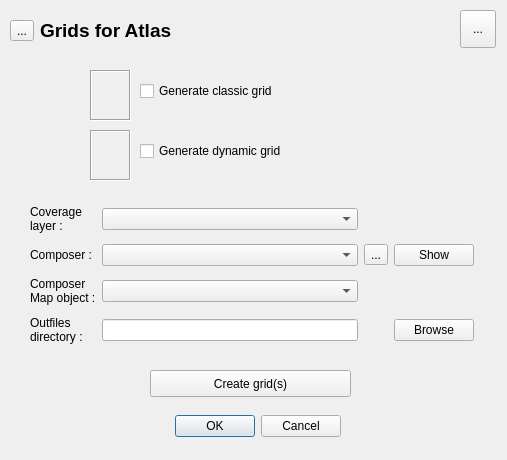
<?xml version="1.0" encoding="UTF-8"?>
<ui version="4.0">
 <class>SynoptiquesAtlas</class>
 <widget class="QDialog" name="SynoptiquesAtlas">
  <property name="windowModality">
   <enum>Qt::NonModal</enum>
  </property>
  <property name="geometry">
   <rect>
    <x>0</x>
    <y>0</y>
    <width>507</width>
    <height>460</height>
   </rect>
  </property>
  <property name="focusPolicy">
   <enum>Qt::NoFocus</enum>
  </property>
  <property name="windowTitle">
   <string>Grids for Atlas</string>
  </property>
  <widget class="QDialogButtonBox" name="buttonBox">
   <property name="geometry">
    <rect>
     <x>0</x>
     <y>410</y>
     <width>341</width>
     <height>32</height>
    </rect>
   </property>
   <property name="orientation">
    <enum>Qt::Horizontal</enum>
   </property>
   <property name="standardButtons">
    <set>QDialogButtonBox::Cancel|QDialogButtonBox::Ok</set>
   </property>
  </widget>
  <widget class="QLabel" name="lblGrille">
   <property name="geometry">
    <rect>
     <x>90</x>
     <y>70</y>
     <width>41</width>
     <height>51</height>
    </rect>
   </property>
   <property name="frameShape">
    <enum>QFrame::Box</enum>
   </property>
   <property name="frameShadow">
    <enum>QFrame::Sunken</enum>
   </property>
   <property name="lineWidth">
    <number>1</number>
   </property>
   <property name="midLineWidth">
    <number>0</number>
   </property>
   <property name="text">
    <string/>
   </property>
   <property name="pixmap">
    <pixmap resource="resources.qrc">:/plugins/gridsforatlas_qgis3/grille.png</pixmap>
   </property>
   <property name="scaledContents">
    <bool>true</bool>
   </property>
  </widget>
  <widget class="QWidget" name="gridLayoutWidget">
   <property name="geometry">
    <rect>
     <x>30</x>
     <y>200</y>
     <width>444</width>
     <height>150</height>
    </rect>
   </property>
   <layout class="QGridLayout" name="gridLayout">
    <item row="1" column="2">
     <widget class="QComboBox" name="cbbComp"/>
    </item>
    <item row="1" column="0">
     <widget class="QLabel" name="lblComp">
      <property name="text">
       <string>Composer :</string>
      </property>
     </widget>
    </item>
    <item row="4" column="2">
     <widget class="QLineEdit" name="lieOutDir">
      <property name="text">
       <string/>
      </property>
     </widget>
    </item>
    <item row="4" column="0">
     <widget class="QLabel" name="lblOutDir">
      <property name="text">
       <string>Outfiles
directory :</string>
      </property>
     </widget>
    </item>
    <item row="1" column="3">
     <widget class="QToolButton" name="btnUpdate">
      <property name="text">
       <string>...</string>
      </property>
      <property name="icon">
       <iconset resource="resources.qrc">
        <normaloff>:/plugins/gridsforatlas_qgis3/refresh.png</normaloff>:/plugins/gridsforatlas_qgis3/refresh.png</iconset>
      </property>
     </widget>
    </item>
    <item row="1" column="4">
     <widget class="QPushButton" name="btnShow">
      <property name="text">
       <string>Show</string>
      </property>
     </widget>
    </item>
    <item row="4" column="4">
     <widget class="QPushButton" name="btnBrowse">
      <property name="text">
       <string>Browse</string>
      </property>
     </widget>
    </item>
    <item row="0" column="0">
     <widget class="QLabel" name="lblInLayer">
      <property name="text">
       <string>Coverage
layer :</string>
      </property>
     </widget>
    </item>
    <item row="0" column="2">
     <widget class="QComboBox" name="cbbInLayer"/>
    </item>
    <item row="2" column="0">
     <widget class="QLabel" name="lblMap">
      <property name="text">
       <string>Composer
Map object :</string>
      </property>
     </widget>
    </item>
    <item row="2" column="2">
     <widget class="QComboBox" name="cbbMap"/>
    </item>
   </layout>
  </widget>
  <widget class="QPushButton" name="btnCreerSyno">
   <property name="geometry">
    <rect>
     <x>150</x>
     <y>370</y>
     <width>201</width>
     <height>27</height>
    </rect>
   </property>
   <property name="text">
    <string>Create grid(s)</string>
   </property>
  </widget>
  <widget class="QCheckBox" name="chkGrille">
   <property name="geometry">
    <rect>
     <x>140</x>
     <y>80</y>
     <width>211</width>
     <height>22</height>
    </rect>
   </property>
   <property name="text">
    <string>Generate classic grid</string>
   </property>
  </widget>
  <widget class="QCheckBox" name="chkDyn">
   <property name="geometry">
    <rect>
     <x>140</x>
     <y>140</y>
     <width>251</width>
     <height>22</height>
    </rect>
   </property>
   <property name="text">
    <string>Generate dynamic grid</string>
   </property>
  </widget>
  <widget class="QLabel" name="lblDyn">
   <property name="geometry">
    <rect>
     <x>90</x>
     <y>130</y>
     <width>41</width>
     <height>51</height>
    </rect>
   </property>
   <property name="frameShape">
    <enum>QFrame::Box</enum>
   </property>
   <property name="frameShadow">
    <enum>QFrame::Sunken</enum>
   </property>
   <property name="lineWidth">
    <number>1</number>
   </property>
   <property name="midLineWidth">
    <number>0</number>
   </property>
   <property name="text">
    <string/>
   </property>
   <property name="pixmap">
    <pixmap resource="resources.qrc">:/plugins/gridsforatlas_qgis3/grille_dyn.png</pixmap>
   </property>
   <property name="scaledContents">
    <bool>true</bool>
   </property>
  </widget>
  <widget class="QWidget" name="horizontalLayoutWidget">
   <property name="geometry">
    <rect>
     <x>10</x>
     <y>0</y>
     <width>371</width>
     <height>61</height>
    </rect>
   </property>
   <layout class="QHBoxLayout" name="horizontalLayout">
    <item>
     <widget class="QToolButton" name="aboutButton">
      <property name="enabled">
       <bool>true</bool>
      </property>
      <property name="sizePolicy">
       <sizepolicy hsizetype="Fixed" vsizetype="Fixed">
        <horstretch>0</horstretch>
        <verstretch>0</verstretch>
       </sizepolicy>
      </property>
      <property name="sizeIncrement">
       <size>
        <width>0</width>
        <height>0</height>
       </size>
      </property>
      <property name="focusPolicy">
       <enum>Qt::NoFocus</enum>
      </property>
      <property name="text">
       <string>...</string>
      </property>
      <property name="icon">
       <iconset resource="resources.qrc">
        <normaloff>:/plugins/gridsforatlas_qgis3/icon.png</normaloff>:/plugins/gridsforatlas_qgis3/icon.png</iconset>
      </property>
      <property name="iconSize">
       <size>
        <width>30</width>
        <height>30</height>
       </size>
      </property>
     </widget>
    </item>
    <item>
     <widget class="QLabel" name="lblEntete">
      <property name="font">
       <font>
        <pointsize>14</pointsize>
        <weight>75</weight>
        <italic>false</italic>
        <bold>true</bold>
       </font>
      </property>
      <property name="text">
       <string>Grids for Atlas</string>
      </property>
      <property name="textFormat">
       <enum>Qt::AutoText</enum>
      </property>
     </widget>
    </item>
   </layout>
  </widget>
  <widget class="QToolButton" name="helpButton">
   <property name="enabled">
    <bool>true</bool>
   </property>
   <property name="geometry">
    <rect>
     <x>460</x>
     <y>10</y>
     <width>36</width>
     <height>38</height>
    </rect>
   </property>
   <property name="sizePolicy">
    <sizepolicy hsizetype="Fixed" vsizetype="Fixed">
     <horstretch>0</horstretch>
     <verstretch>0</verstretch>
    </sizepolicy>
   </property>
   <property name="sizeIncrement">
    <size>
     <width>0</width>
     <height>0</height>
    </size>
   </property>
   <property name="focusPolicy">
    <enum>Qt::NoFocus</enum>
   </property>
   <property name="text">
    <string>...</string>
   </property>
   <property name="icon">
    <iconset resource="resources.qrc">
     <normaloff>:/plugins/gridsforatlas_qgis3/about.png</normaloff>:/plugins/gridsforatlas_qgis3/about.png</iconset>
   </property>
   <property name="iconSize">
    <size>
     <width>30</width>
     <height>30</height>
    </size>
   </property>
  </widget>
 </widget>
 <connections>
  <connection>
   <sender>buttonBox</sender>
   <signal>accepted()</signal>
   <receiver>SynoptiquesAtlas</receiver>
   <slot>accept()</slot>
   <hints>
    <hint type="sourcelabel">
     <x>248</x>
     <y>254</y>
    </hint>
    <hint type="destinationlabel">
     <x>157</x>
     <y>274</y>
    </hint>
   </hints>
  </connection>
  <connection>
   <sender>buttonBox</sender>
   <signal>rejected()</signal>
   <receiver>SynoptiquesAtlas</receiver>
   <slot>reject()</slot>
   <hints>
    <hint type="sourcelabel">
     <x>316</x>
     <y>260</y>
    </hint>
    <hint type="destinationlabel">
     <x>286</x>
     <y>274</y>
    </hint>
   </hints>
  </connection>
 </connections>
</ui>
